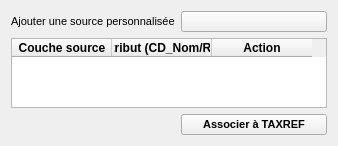
      <widget class="QWidget" name="TabTaxref">
       <attribute name="title">
        <string>Associer à TAXREF</string>
       </attribute>
       <layout class="QVBoxLayout" name="verticalLayout_taxref">
        <item>
         <layout class="QGridLayout" name="gridLayoutTaxref">
          <item row="1" column="0" colspan="2">
           <widget class="QTableWidget" name="tableTaxref">
            <property name="autoFillBackground">
             <bool>false</bool>
            </property>
            <property name="sizeAdjustPolicy">
             <enum>QAbstractScrollArea::AdjustToContentsOnFirstShow</enum>
            </property>
            <property name="editTriggers">
             <set>QAbstractItemView::NoEditTriggers</set>
            </property>
            <property name="selectionMode">
             <enum>QAbstractItemView::NoSelection</enum>
            </property>
            <property name="sortingEnabled">
             <bool>false</bool>
            </property>
            <column>
             <property name="text">
              <string>Couche source</string>
             </property>
             <property name="font">
              <font>
               <weight>75</weight>
               <bold>true</bold>
              </font>
             </property>
            </column>
            <column>
             <property name="text">
              <string>Attribut (CD_Nom/Ref)</string>
             </property>
             <property name="font">
              <font>
               <weight>75</weight>
               <bold>true</bold>
              </font>
             </property>
            </column>
            <column>
             <property name="text">
              <string>Action</string>
             </property>
             <property name="font">
              <font>
               <weight>75</weight>
               <bold>true</bold>
              </font>
             </property>
            </column>
           </widget>
          </item>
          <item row="2" column="1">
           <widget class="QPushButton" name="btnRunTaxref">
            <property name="font">
             <font>
              <pointsize>8</pointsize>
              <weight>75</weight>
              <bold>true</bold>
             </font>
            </property>
            <property name="styleSheet">
             <string notr="true"/>
            </property>
            <property name="text">
             <string>Associer à TAXREF</string>
            </property>
           </widget>
          </item>
          <item row="0" column="1">
           <widget class="QPushButton" name="btnAddLayerRowTaxtef">
            <property name="font">
             <font>
              <pointsize>8</pointsize>
              <weight>75</weight>
              <bold>true</bold>
             </font>
            </property>
            <property name="styleSheet">
             <string notr="true"/>
            </property>
            <property name="text">
             <string/>
            </property>
            <property name="icon">
             <iconset>
              <normaloff>misc/data-add.png</normaloff>misc/data-add.png</iconset>
            </property>
           </widget>
          </item>
          <item row="0" column="0">
           <widget class="QLabel" name="labelAddDataTaxref">
            <property name="font">
             <font>
              <pointsize>8</pointsize>
             </font>
            </property>
            <property name="text">
             <string>Ajouter une source personnalisée</string>
            </property>
           </widget>
          </item>
         </layout>
        </item>
       </layout>
      </widget>
